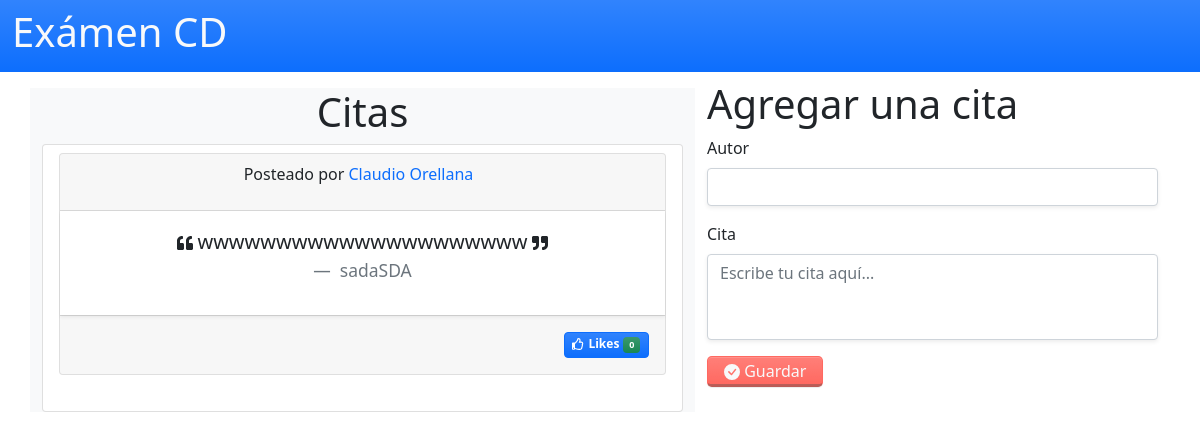
The app's page /muro/, older data.
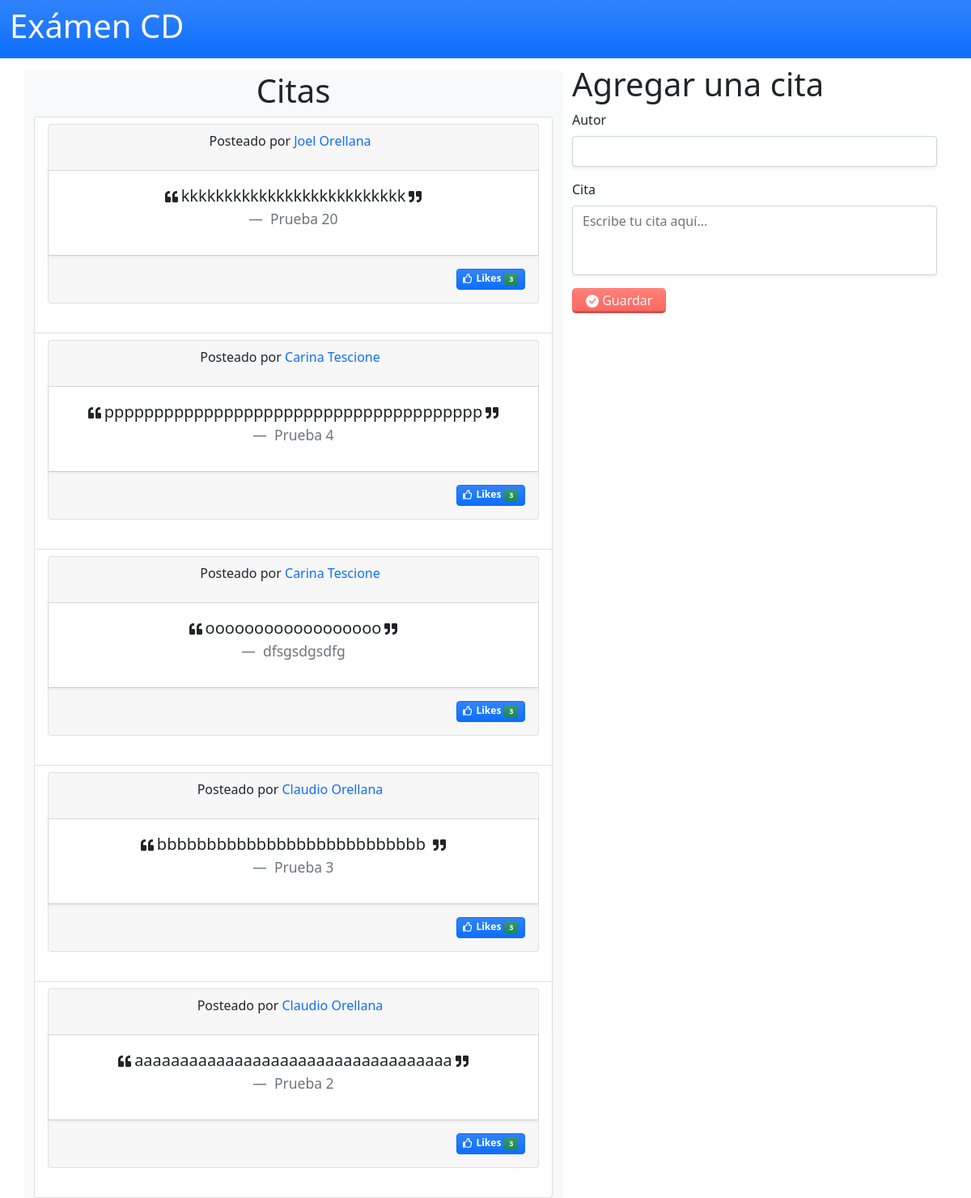
The same page, newer data.
### app/models.py (models this page shows, shortened)
class Cita(models.Model):
    cita= models.CharField(max_length=255)
    autor =models.CharField(max_length=255)
    user = models.ForeignKey(User,related_name = "citas", on_delete = models.CASCADE)
    created_at = models.DateTimeField(auto_now_add=True)
    updated_at = models.DateTimeField(auto_now=True)

class User(models.Model):
    CHOICES = (
        ("user", 'User'),
        ("admin", 'Admin')
    )
    name = models.CharField(max_length=100)
    email = models.EmailField(max_length=255, unique=True)
    role = models.CharField(max_length=255, choices=CHOICES)
    password = models.CharField(max_length=70)
    created_at = models.DateTimeField(auto_now_add=True)
    updated_at = models.DateTimeField(auto_now=True)
    objects = UserManager()

class Me_gusta(models.Model):
    megusta= models.BooleanField()
    user= models.ForeignKey(User,related_name = "likes", on_delete = models.CASCADE)
    cita = models.ForeignKey(Cita,related_name = "citas_likes", on_delete = models.CASCADE)

### app/views.py (the view, shortened to what this page needs)
# urls.py: path('muro/', views.muro),
def muro(request):
    if request.method == 'GET':
        context = {
            'cita_list': Cita.objects.order_by('-created_at'),
        }
        return render(request, 'muro.html', context)

### app/templates/muro.html (shortened to what this page needs)
{%extends "base.html" %}
{%block contenido%}
<div class="row  justify-content-between flex-column-reverse flex-md-row d-md-flex">
  <div class="col-12 col-md-7 bg-light mt-3 ">
    <h1 class="col text-sm-center">Citas</h1>
    <ul class="mt-2 list-group">
      {% for cita in cita_list %}
      <li id="fila{{cita.id}}" class="list-group-item">
        <div id="quote" class="col bordered " style="min-height: 250px;overflow: auto">
          <div class="card text-center">
            <div class="card-header">
              <p class="me-2 ">Posteado por <a href="/user/{{cita.user.id}}/">{{cita.user.name}}</a> </p>
            </div>
            <div class="card-body shadow-sm">
              <figure class="text-center">
                <blockquote class="blockquote">
                  <p class="text-break"><i class=" me-1 fs-6 fas fa-quote-left"></i>{{cita.cita}}<i
                      class=" ms-1 fs-6 fas fa-quote-right"></i></p>
                  <figcaption class="blockquote-footer">
                    {{cita.autor}} <cite title="Source Title"></cite>
                  </figcaption>
                </blockquote>
              </figure>
            </div>
            <div class="card-footer text-muted">
              <div class=" d-flex justify-content-center justify-content-md-end">
                <a id="a" nombre-like="{{request.session.user.name}}" id-like="{{cita.id}}"
                  class=" btnLike badge bg-primary border border-primary ms-3 py-1 my-2 " href="#"><i
                    class="me-1 far fa-thumbs-up">
                  </i>Likes<span id="f{{cita.id}}"
                    class="ms-1 badge bg-success">{{cita.citas_likes.all|length}}</span></a>
              </div>
            </div>
          </div>
        </div>
      </li>
      {% empty %}
      <div class="text-center">
        <p>No hay citas para mostrar</p>
      </div>
      {% endfor %}
    </ul>
  </div>
  <div class="col-12 col-md-5 mt-2">
    <h1>Agregar una cita</h1>
    <form action="/cita/" method="POST">
      <div class="mb-3">
        <label for="autor" class="form-label">Autor</label>
        <input type="text" class="form-control shadow-sm" id="id_autor" name="autor">
      </div>
      <div class="mb-3 ">
        <label for="cita" class="form-label">Cita</label>
        <textarea placeholder="Escribe tu cita aquí..." type="text" class="form-control shadow-sm" id="id_cita"
          name="cita" rows="3"></textarea>
      </div>
      <button type="submit" class=" btn btn_mio btn-mio text-light">  Guardar</button>
    </form>
  </div>
</div>
{%endblock%}

Row changes from the older to the newer data that the page shows:
removed Cita: user.name "Claudio Orellana", cita "wwwwwwwwwwwwwwwwwwwww", autor "sadaSDA", citas_likes.all|length "0"
added Cita: user.name "Joel Orellana", cita "kkkkkkkkkkkkkkkkkkkkkkkkkk", autor "Prueba 20", citas_likes.all|length "3"
added Cita: user.name "Carina Tescione", cita "pppppppppppppppppppppppppppppppppppppp", autor "Prueba 4", citas_likes.all|length "3"
added Cita: user.name "Carina Tescione", cita "oooooooooooooooooo", autor "dfsgsdgsdfg", citas_likes.all|length "3"
added Cita: user.name "Claudio Orellana", cita "bbbbbbbbbbbbbbbbbbbbbbbbbbb", autor "Prueba 3", citas_likes.all|length "3"
added Cita: user.name "Claudio Orellana", cita "aaaaaaaaaaaaaaaaaaaaaaaaaaaaaaaaaaa", autor "Prueba 2", citas_likes.all|length "3"
